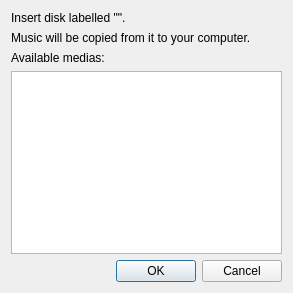
<?xml version="1.0" encoding="UTF-8"?>
<ui version="4.0">
 <class>DiskNeededDialog</class>
 <widget class="QDialog" name="DiskNeededDialog">
  <property name="geometry">
   <rect>
    <x>0</x>
    <y>0</y>
    <width>293</width>
    <height>293</height>
   </rect>
  </property>
  <property name="windowTitle">
   <string>Disk Needed</string>
  </property>
  <layout class="QVBoxLayout" name="verticalLayout">
   <item>
    <widget class="QLabel" name="promptLabel">
     <property name="text">
      <string>Insert disk labelled &quot;&quot;.</string>
     </property>
    </widget>
   </item>
   <item>
    <widget class="QLabel" name="label_2">
     <property name="text">
      <string>Music will be copied from it to your computer.</string>
     </property>
     <property name="wordWrap">
      <bool>true</bool>
     </property>
    </widget>
   </item>
   <item>
    <widget class="QLabel" name="label_3">
     <property name="text">
      <string>Available medias:</string>
     </property>
    </widget>
   </item>
   <item>
    <widget class="QListWidget" name="driveList"/>
   </item>
   <item>
    <widget class="QDialogButtonBox" name="buttonBox">
     <property name="orientation">
      <enum>Qt::Horizontal</enum>
     </property>
     <property name="standardButtons">
      <set>QDialogButtonBox::Cancel|QDialogButtonBox::Ok</set>
     </property>
    </widget>
   </item>
  </layout>
 </widget>
 <resources/>
 <connections>
  <connection>
   <sender>buttonBox</sender>
   <signal>accepted()</signal>
   <receiver>DiskNeededDialog</receiver>
   <slot>accept()</slot>
   <hints>
    <hint type="sourcelabel">
     <x>248</x>
     <y>254</y>
    </hint>
    <hint type="destinationlabel">
     <x>157</x>
     <y>274</y>
    </hint>
   </hints>
  </connection>
  <connection>
   <sender>buttonBox</sender>
   <signal>rejected()</signal>
   <receiver>DiskNeededDialog</receiver>
   <slot>reject()</slot>
   <hints>
    <hint type="sourcelabel">
     <x>316</x>
     <y>260</y>
    </hint>
    <hint type="destinationlabel">
     <x>286</x>
     <y>274</y>
    </hint>
   </hints>
  </connection>
 </connections>
</ui>
